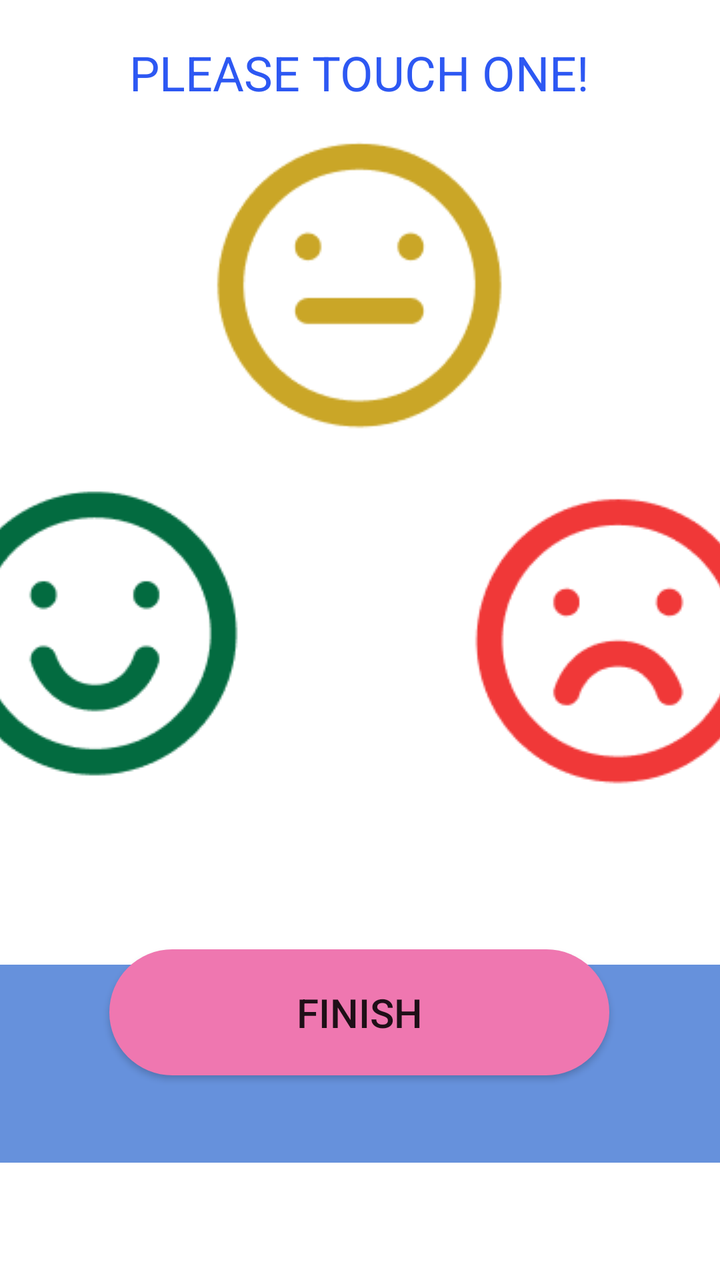
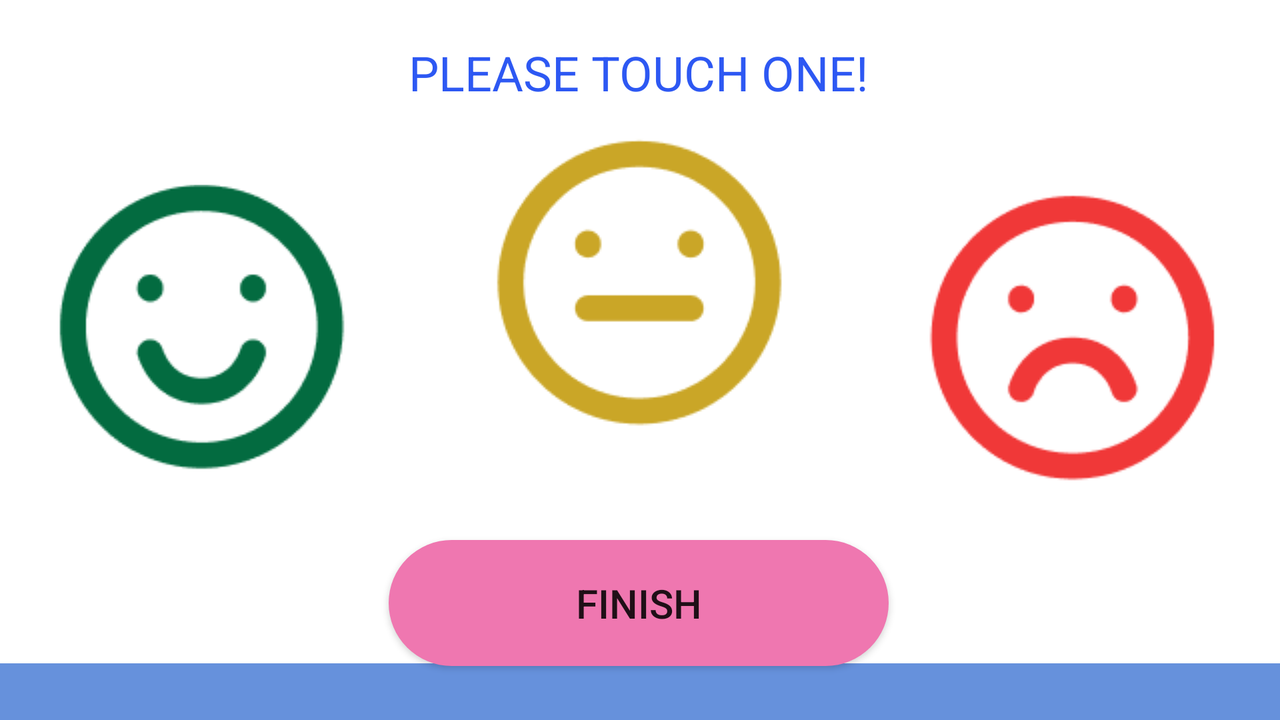

An Android layout and its configuration variant, each rendered on a device that would load it. The default file and the variant file are quoted in full after the pictures.
<!-- AndroidManifest.xml: application theme Theme.Lab8_FireBase -->
<!-- res/layout/activity_screen_4.xml -->
<?xml version="1.0" encoding="utf-8"?>
<androidx.constraintlayout.widget.ConstraintLayout xmlns:android="http://schemas.android.com/apk/res/android"
    xmlns:app="http://schemas.android.com/apk/res-auto"
    xmlns:tools="http://schemas.android.com/tools"
    android:layout_width="match_parent"
    android:layout_height="match_parent">

    <ImageButton
        android:id="@+id/imageButton2"
        android:layout_width="164dp"
        android:layout_height="149dp"
        app:layout_constraintBottom_toBottomOf="parent"
        app:layout_constraintEnd_toStartOf="@+id/imageButton3"
        app:layout_constraintStart_toStartOf="parent"
        app:layout_constraintTop_toTopOf="parent"
        app:srcCompat="@drawable/iconsmile" />

    <ImageButton
        android:id="@+id/imageButton3"
        android:layout_width="158dp"
        android:layout_height="151dp"
        android:layout_marginTop="64dp"
        app:layout_constraintBottom_toBottomOf="parent"
        app:layout_constraintEnd_toEndOf="parent"
        app:layout_constraintHorizontal_bias="0.499"
        app:layout_constraintStart_toStartOf="parent"
        app:layout_constraintTop_toTopOf="parent"
        app:layout_constraintVertical_bias="0.005"
        app:srcCompat="@drawable/iconface" />

    <ImageButton
        android:id="@+id/imageButton4"
        android:layout_width="163dp"
        android:layout_height="146dp"
        app:layout_constraintBottom_toBottomOf="parent"
        app:layout_constraintEnd_toEndOf="parent"
        app:layout_constraintStart_toEndOf="@+id/imageButton3"
        app:layout_constraintTop_toTopOf="parent"
        app:srcCompat="@drawable/iconsad" />

    <View
        android:id="@+id/view"
        android:layout_width="865dp"
        android:layout_height="99dp"
        android:layout_marginTop="74dp"
        android:background="#6691DC"
        app:layout_constraintBottom_toBottomOf="parent"
        app:layout_constraintEnd_toEndOf="parent"
        app:layout_constraintStart_toStartOf="parent"
        app:layout_constraintTop_toBottomOf="@+id/imageButton2"
        app:layout_constraintVertical_bias="0.19" />

    <Button
        android:id="@+id/button2"
        android:layout_width="250dp"
        android:layout_height="63dp"
        android:background="@drawable/shape"
        android:text="FINISH"
        android:textSize="20dp"
        app:backgroundTint="@null"
        app:layout_constraintBottom_toBottomOf="parent"
        app:layout_constraintEnd_toEndOf="parent"
        app:layout_constraintHorizontal_bias="0.498"
        app:layout_constraintStart_toStartOf="parent"
        app:layout_constraintTop_toBottomOf="@+id/imageButton3"
        app:layout_constraintVertical_bias="0.716" />

    <TextView
        android:id="@+id/textView7"
        android:layout_width="wrap_content"
        android:layout_height="wrap_content"
        android:layout_marginTop="20dp"
        android:text="PLEASE TOUCH ONE!"
        android:textColor="#2D58F3"
        android:textSize="24dp"
        app:layout_constraintBottom_toTopOf="@+id/imageButton3"
        app:layout_constraintEnd_toEndOf="parent"
        app:layout_constraintHorizontal_bias="0.499"
        app:layout_constraintStart_toStartOf="parent"
        app:layout_constraintTop_toTopOf="parent"
        app:layout_constraintVertical_bias="0.0" />
</androidx.constraintlayout.widget.ConstraintLayout>
<!-- resources referenced by this layout -->
<resources>
  <!-- drawable iconface: png bitmap (drawable-v24, 3096 bytes) -->
  <!-- drawable iconsad: png bitmap (drawable-v24, 3338 bytes) -->
  <!-- drawable iconsmile: png bitmap (drawable-v24, 3383 bytes) -->
  <!-- drawable shape (drawable) -->
  <?xml version="1.0" encoding="utf-8"?>
  <shape xmlns:android="http://schemas.android.com/apk/res/android"
      android:shape="rectangle">
      <corners android:radius="40dp" ></corners>
      <solid android:color="#EF77B0"></solid>
  
  </shape>
  <style name="Theme.Lab8_FireBase" parent="Theme.MaterialComponents.DayNight.DarkActionBar">
          
          <item name="colorPrimary">@color/purple_500</item>
          <item name="colorPrimaryVariant">@color/purple_700</item>
          <item name="colorOnPrimary">@color/white</item>
          
          <item name="colorSecondary">@color/teal_200</item>
          <item name="colorSecondaryVariant">@color/teal_700</item>
          <item name="colorOnSecondary">@color/black</item>
          
          <item name="android:statusBarColor" tools:targetApi="l">?attr/colorPrimaryVariant</item>
          
      </style>
</resources>
<!-- res/layout-land/activity_screen_4.xml (the author's variant of the layout above) -->
<!-- drawn on the phone turned sideways -->
<?xml version="1.0" encoding="utf-8"?>
<androidx.constraintlayout.widget.ConstraintLayout xmlns:android="http://schemas.android.com/apk/res/android"
    xmlns:app="http://schemas.android.com/apk/res-auto"
    xmlns:tools="http://schemas.android.com/tools"
    android:layout_width="match_parent"
    android:layout_height="match_parent">

    <ImageButton
        android:id="@+id/imageButton2"
        android:layout_width="164dp"
        android:layout_height="149dp"
        app:layout_constraintBottom_toBottomOf="parent"
        app:layout_constraintEnd_toStartOf="@+id/imageButton3"
        app:layout_constraintHorizontal_bias="0.286"
        app:layout_constraintStart_toStartOf="parent"
        app:layout_constraintTop_toTopOf="parent"
        app:layout_constraintVertical_bias="0.438"
        app:srcCompat="@drawable/iconsmile" />

    <ImageButton
        android:id="@+id/imageButton3"
        android:layout_width="158dp"
        android:layout_height="151dp"
        android:layout_marginTop="64dp"
        app:layout_constraintBottom_toBottomOf="parent"
        app:layout_constraintEnd_toEndOf="parent"
        app:layout_constraintHorizontal_bias="0.499"
        app:layout_constraintStart_toStartOf="parent"
        app:layout_constraintTop_toTopOf="parent"
        app:layout_constraintVertical_bias="0.005"
        app:srcCompat="@drawable/iconface" />

    <ImageButton
        android:id="@+id/imageButton4"
        android:layout_width="163dp"
        android:layout_height="146dp"
        app:layout_constraintBottom_toBottomOf="parent"
        app:layout_constraintEnd_toEndOf="parent"
        app:layout_constraintHorizontal_bias="0.725"
        app:layout_constraintStart_toEndOf="@+id/imageButton3"
        app:layout_constraintTop_toTopOf="parent"
        app:layout_constraintVertical_bias="0.445"
        app:srcCompat="@drawable/iconsad" />

    <View
        android:id="@+id/view"
        android:layout_width="878dp"
        android:layout_height="155dp"
        android:layout_marginTop="116dp"
        android:background="#6691DC"
        app:layout_constraintEnd_toEndOf="parent"
        app:layout_constraintHorizontal_bias="0.503"
        app:layout_constraintStart_toStartOf="parent"
        app:layout_constraintTop_toBottomOf="@+id/imageButton3" />

    <Button
        android:id="@+id/btn_login"
        android:layout_width="250dp"
        android:layout_height="63dp"
        android:background="@drawable/shape"
        android:text="FINISH"
        android:textSize="20dp"
        app:backgroundTint="@null"
        app:layout_constraintBottom_toBottomOf="parent"
        app:layout_constraintEnd_toEndOf="parent"
        app:layout_constraintHorizontal_bias="0.498"
        app:layout_constraintStart_toStartOf="parent"
        app:layout_constraintTop_toBottomOf="@+id/imageButton3"
        app:layout_constraintVertical_bias="0.666" />

    <TextView
        android:id="@+id/textView7"
        android:layout_width="wrap_content"
        android:layout_height="wrap_content"
        android:layout_marginTop="20dp"
        android:text="PLEASE TOUCH ONE!"
        android:textColor="#2D58F3"
        android:textSize="24dp"
        app:layout_constraintBottom_toTopOf="@+id/imageButton3"
        app:layout_constraintEnd_toEndOf="parent"
        app:layout_constraintHorizontal_bias="0.499"
        app:layout_constraintStart_toStartOf="parent"
        app:layout_constraintTop_toTopOf="parent"
        app:layout_constraintVertical_bias="0.0" />
</androidx.constraintlayout.widget.ConstraintLayout>
